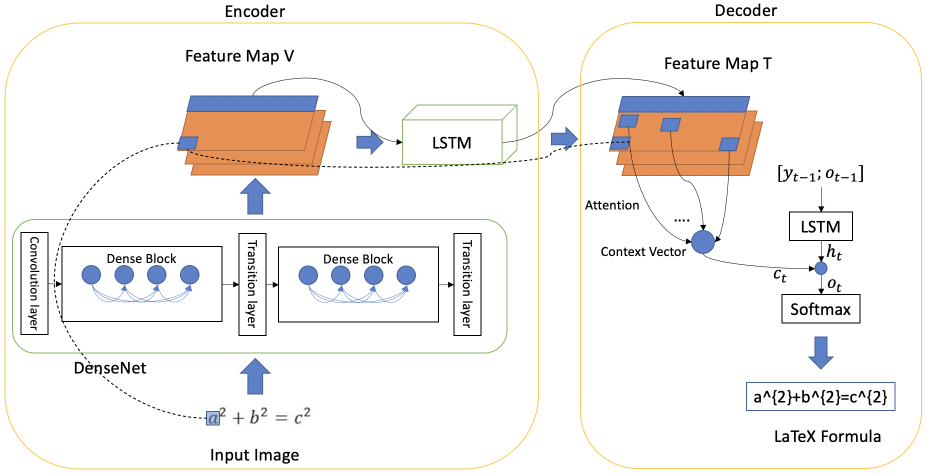
#> input picture stru.png, 1868 x 950 px (shown at 1/2 size)
$ python -i image_utils.py   (imports and definitions only)
#> lines starting #> are read from the running program, lines starting #| are printed output that depends on the picture
import PIL
from PIL import Image
import numpy as np

def crop_image(img, output_path, default_size=None):
#> called with img = '../../stru.png', output_path = 'out.png'
    old_im = Image.open(img).convert('L')
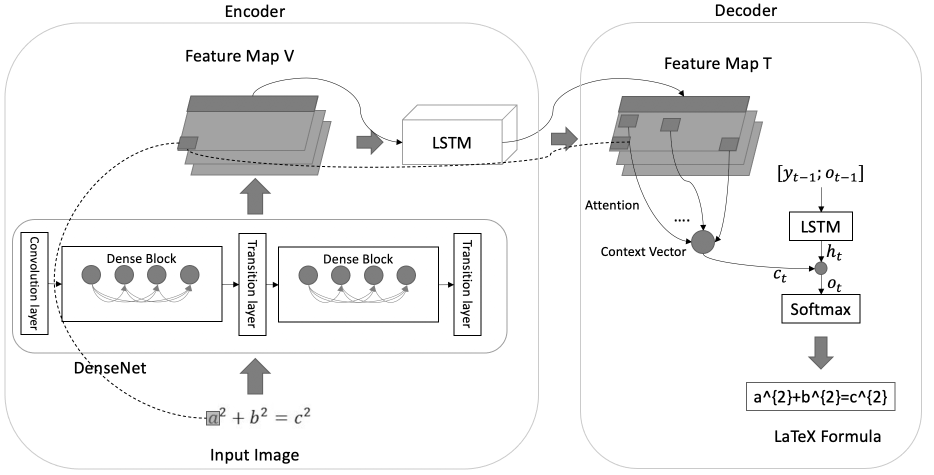
#> old_im: PIL image 1868x950 L (shown at 1/2 size); min 0, max 255, mean 242
    img_data = np.asarray(old_im, dtype=np.uint8) # height, width
    nnz_inds = np.where(img_data!=255)
#> nnz_inds = 236529 positions, rows 7 to 938, columns 9 to 1843
    if len(nnz_inds[0]) == 0:
        if not default_size:
            old_im.save(output_path)
            return False
        else:
            assert len(default_size) == 2, default_size
            x_min,y_min,x_max,y_max = 0,0,default_size[0],default_size[1]
            old_im = old_im.crop((x_min, y_min, x_max+1, y_max+1))
            old_im.save(output_path)
            return False
    y_min = np.min(nnz_inds[0])
#> y_min = 7
    y_max = np.max(nnz_inds[0])
#> y_max = 938
    x_min = np.min(nnz_inds[1])
#> x_min = 9
    x_max = np.max(nnz_inds[1])
#> x_max = 1843
    old_im = old_im.crop((x_min, y_min, x_max+1, y_max+1))
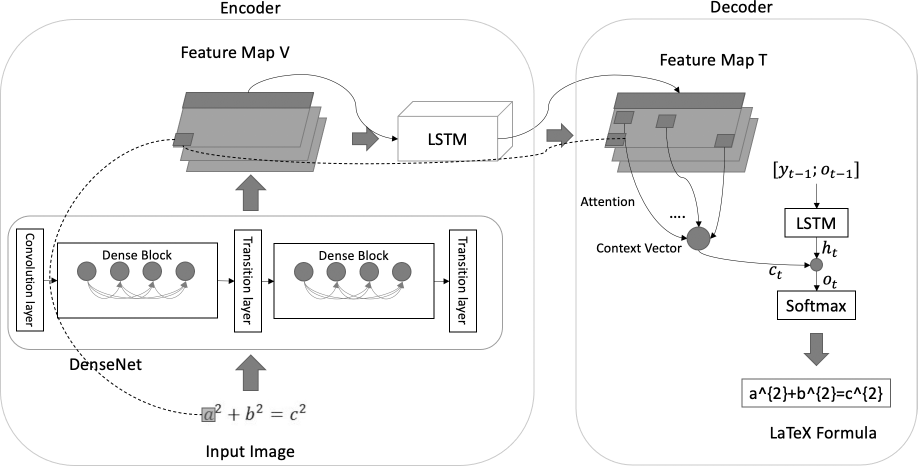
#> old_im: PIL image 1835x932 L (shown at 1/2 size); min 0, max 255, mean 241.5
    old_im.save(output_path)
    return True

# [56 lines left out: functions pad_group_image, resize_group_image, downsample_image, not called in this run]

>>> result = crop_image('../../stru.png', 'out.png')
